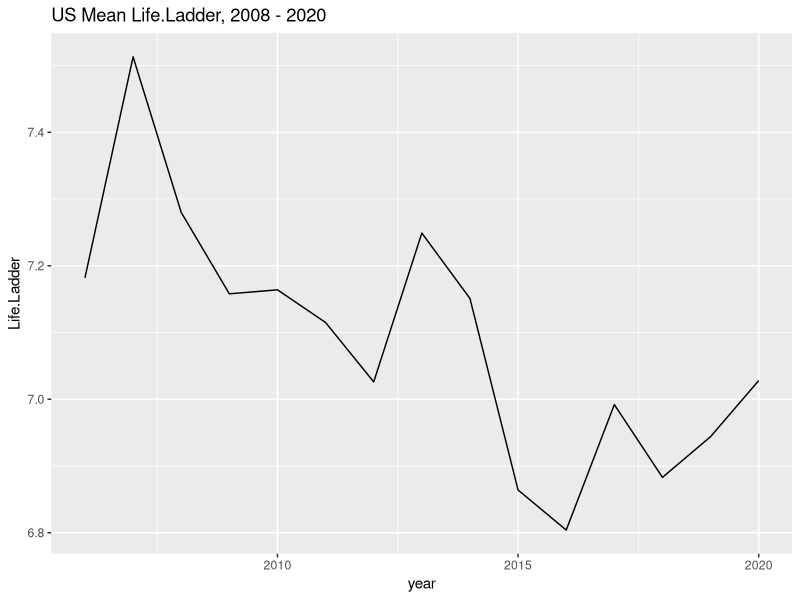
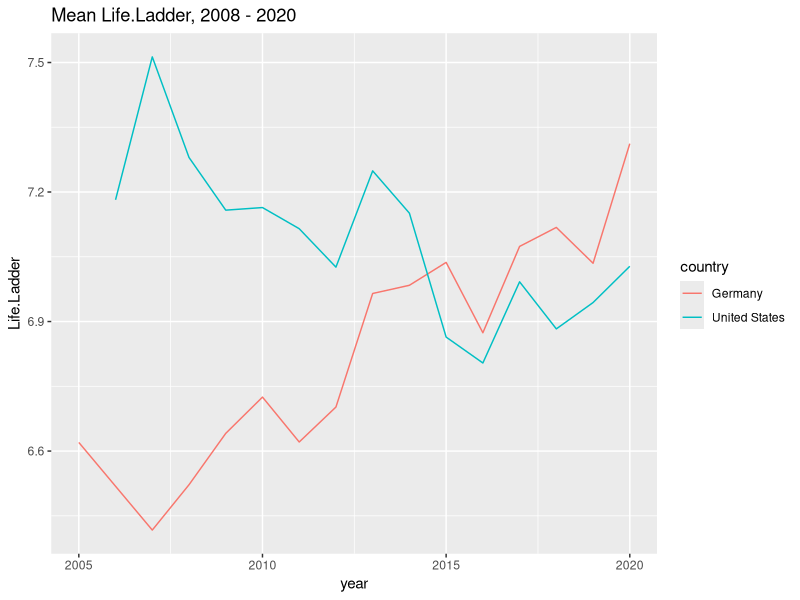
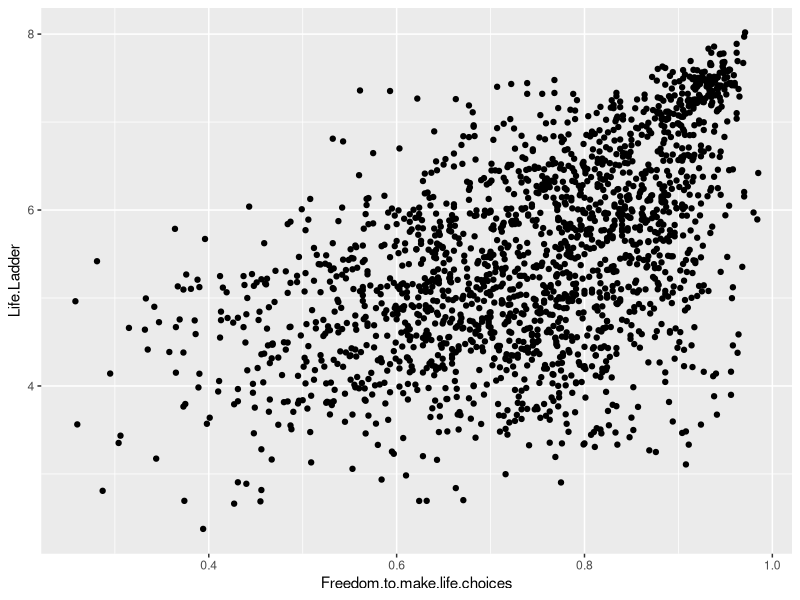
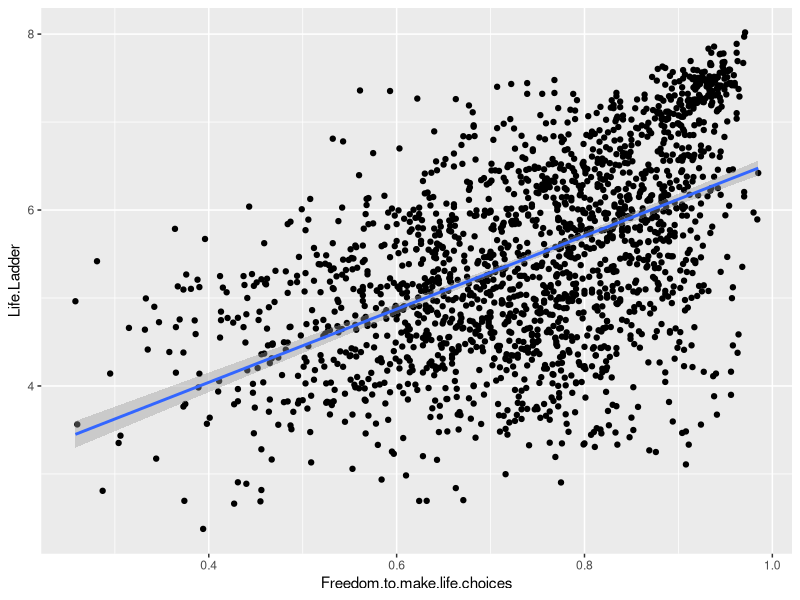

Here is the R script that generated these plots, in order:
## ---- chunk 1

# Setup the environment
library(knitr)
knitr::opts_chunk$set(fig.align='center',fig.width=10, fig.height=6, fig.path='Figs/',  warning=FALSE, echo=TRUE, eval=TRUE, message=FALSE)

r = getOption("repos")
r["CRAN"] = "http://cran.us.r-project.org"
options(repos = r)

## ---- chunk 2
library(dplyr)
library(ggplot2)
## ---- chunk 3

# Make sure the data are in the right folder
# 
whr_data <- read.csv('./WHR2021.csv')

# Now browse the data and see what columns the data have. The names of the column should explain themselves 

names(whr_data)

# Show the first few rows of the data frame.
head(whr_data)

## ---- chunk 4

# By using dplyr, we can easily select the rows and columns in the dataframe that we want
# Then save it to a new dataframe called "whr_data_us"
whr_data_us <- whr_data %>%
  select(country, year, Life.Ladder) %>% #select the interested columns
  filter(country == 'United States')  # only choose United States

# Plot
ggplot(whr_data_us) + aes(x=year, y=Life.Ladder) + geom_line() +
  ggtitle("US Mean Life.Ladder, 2008 - 2020")

## ---- chunk 5
# By using dplyr, we can easily select the rows and columns in the dataframe that we want
# Then we save it to a new dataframe called "whr_data_us_germany"
whr_data_us_germany <- whr_data %>%
  select(country, year, Life.Ladder) %>% #select the interested columns
  filter(country == 'United States' | country == 'Germany')  # choose US AND Germany

# Plot, using "country" as the color aesthetic
ggplot(whr_data_us_germany) + aes(x=year, y=Life.Ladder, color=country) + geom_line() +
  ggtitle("Mean Life.Ladder, 2008 - 2020")


## ---- chunk 6
# First, use select() and filter() to create a new dataframe that has only the
# countries and columns you're interested in


# Then, plot!


## ---- chunk 7

cor(whr_data$Freedom.to.make.life.choices, whr_data$Life.Ladder)
ggplot(whr_data) + aes(x=Freedom.to.make.life.choices, y=Life.Ladder) + geom_point()

## ---- chunk 8

# Remove NA rows and save it as a new dataframe
smaller_df <- whr_data %>%
               select(country,
                      Freedom.to.make.life.choices,
                      Life.Ladder) %>%
               filter(!is.na(Freedom.to.make.life.choices), # ! means NOT, so !is.na() means NOT NA
                      !is.na(Life.Ladder))

# Calculate correlation!
cor(smaller_df$Freedom.to.make.life.choices,
    smaller_df$Life.Ladder)

## ---- chunk 9

# first make the scatter plot
ggplot(smaller_df) + aes(x=Freedom.to.make.life.choices, y=Life.Ladder) + geom_point() +
  geom_smooth(method='lm', formula=y~x) # Then add the line of best fit! It's as easy as that!

## ---- chunk 10
linear_model <- lm(whr_data$Life.Ladder~whr_data$Freedom.to.make.life.choices)

## ---- chunk 11

# show the summary of the fitted linear model
summary(linear_model)


# We can access the fitted intercepts and slope values
linear_model$coefficients # this is a vector with two entries, the first one is intercept and other is slope


linear_model$coefficients[1] # is the intercept
linear_model$coefficients[2] # is the slope

## ---- chunk 12
# Code here

## ---- chunk 13
# first make the scatter plot


## ---- chunk 14
# Code here

## ---- chunk 15

# Put your code here


# Part A


# Part C


# Part D


# Part E
